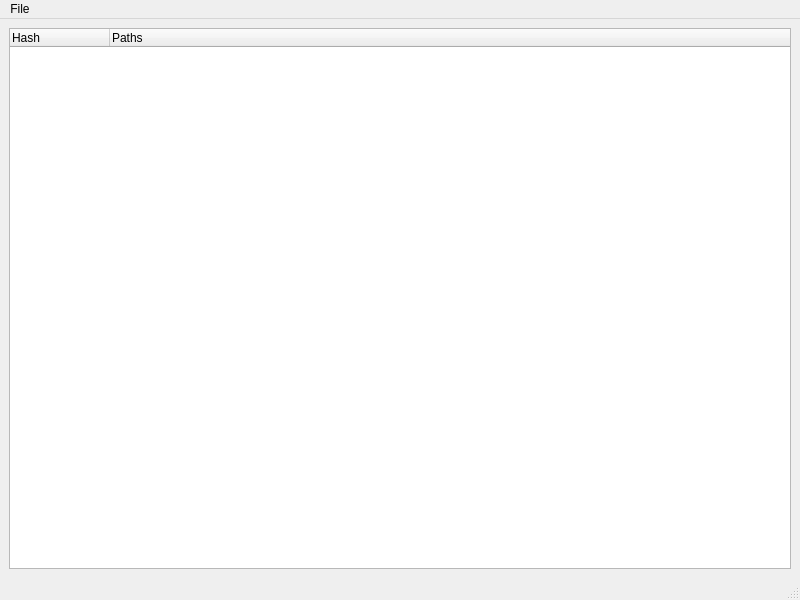
<?xml version="1.0" encoding="UTF-8"?>
<ui version="4.0">
 <class>MainWindow</class>
 <widget class="QMainWindow" name="MainWindow">
  <property name="geometry">
   <rect>
    <x>0</x>
    <y>0</y>
    <width>800</width>
    <height>600</height>
   </rect>
  </property>
  <property name="windowTitle">
   <string>MainWindow</string>
  </property>
  <widget class="QWidget" name="centralwidget">
   <layout class="QGridLayout" name="gridLayout">
    <item row="0" column="0">
     <widget class="QTreeWidget" name="treeWidgetSummary">
      <column>
       <property name="text">
        <string>Hash</string>
       </property>
      </column>
      <column>
       <property name="text">
        <string>Paths</string>
       </property>
      </column>
     </widget>
    </item>
   </layout>
  </widget>
  <widget class="QMenuBar" name="menuBarMain">
   <property name="geometry">
    <rect>
     <x>0</x>
     <y>0</y>
     <width>800</width>
     <height>21</height>
    </rect>
   </property>
   <widget class="QMenu" name="menuFile">
    <property name="title">
     <string>File</string>
    </property>
    <addaction name="actionOpen"/>
    <addaction name="actionAbout"/>
    <addaction name="actionExit"/>
   </widget>
   <addaction name="menuFile"/>
  </widget>
  <widget class="QStatusBar" name="statusbar"/>
  <action name="actionAbout">
   <property name="text">
    <string>About</string>
   </property>
  </action>
  <action name="actionExit">
   <property name="text">
    <string>Exit</string>
   </property>
  </action>
  <action name="actionOpen">
   <property name="text">
    <string>Open</string>
   </property>
  </action>
 </widget>
 <resources/>
 <connections/>
</ui>
